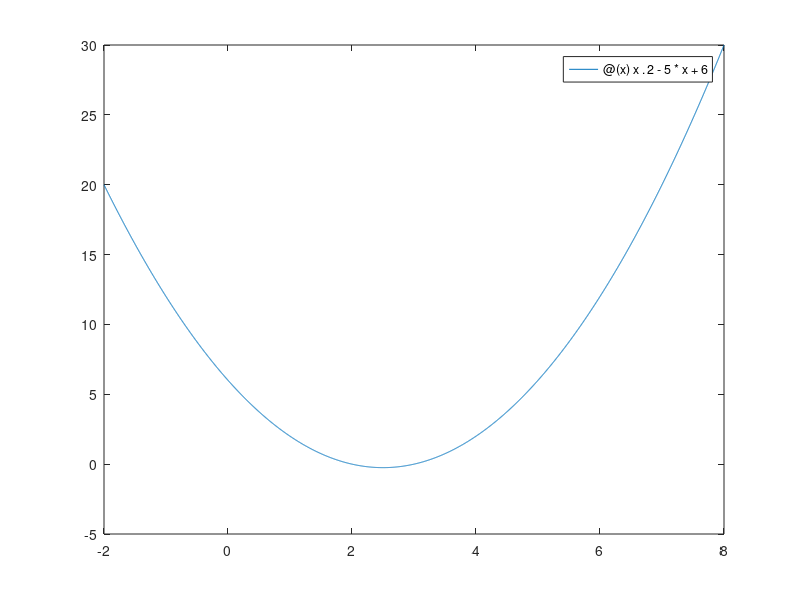

Source code (MATLAB):
clc;
f=@(x) x.^2-5*x+6;
fplot(f,[-2,8])
df=@(x)2*x-5;
x=0;
for i=0:5
  y=x;
  x=y-f(x)./df(x);
  if(x==y)
  break
  end
end
fprintf('the root is %f',x);
fprintf('\nMd Faisal Ahmed\nID:152392326');
